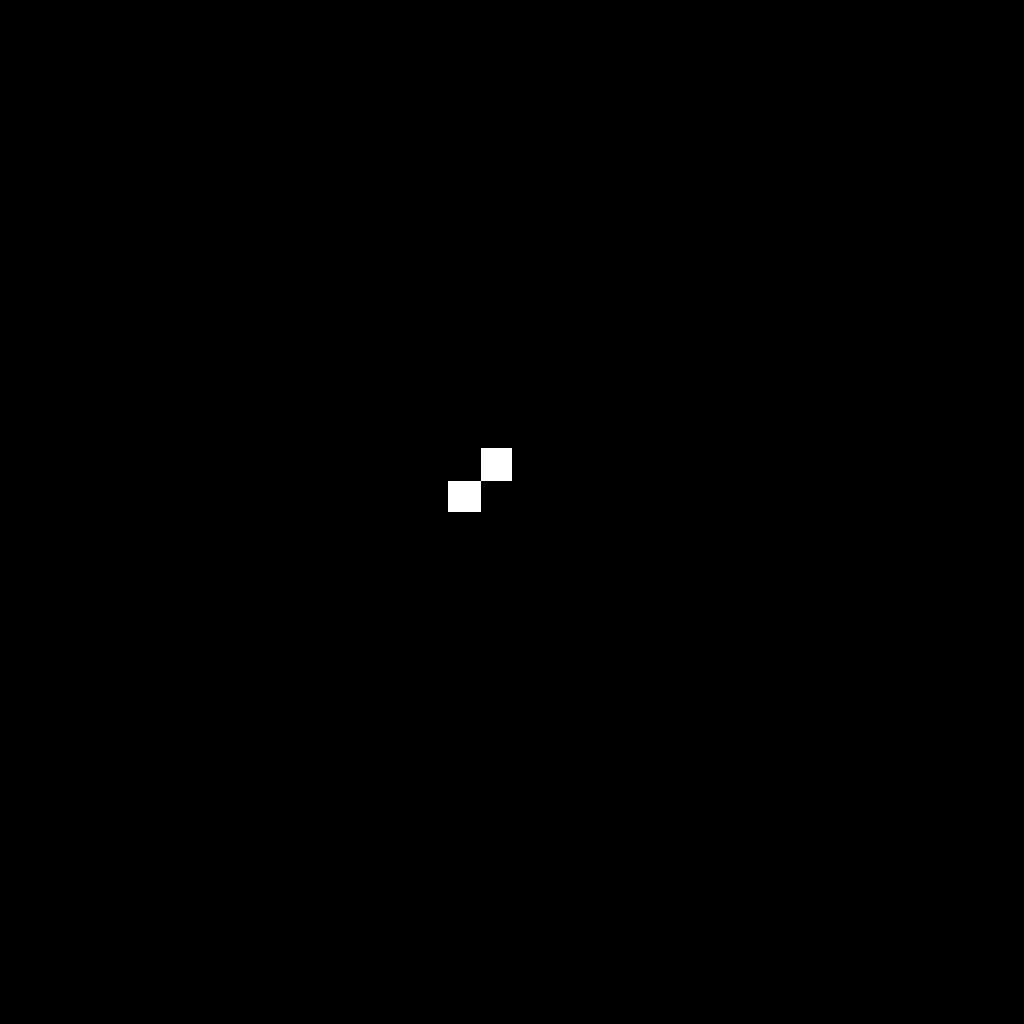

This game map was drawn from its Tiled (.tmx) file and the tilesets committed beside it. A one-line description and the full map source follow:
An orthogonal 16x16 tile map with 64x64 px tiles, 1 tile layer (Tile Layer 1).

<map version="1.5" tiledversion="1.7.2" orientation="orthogonal" renderorder="right-down" width="16" height="16" tilewidth="64" tileheight="64" infinite="0" nextlayerid="2" nextobjectid="1">
 <tileset firstgid="1" source="Walls.tsx" />
 <layer id="1" name="Tile Layer 1" width="16" height="16">
  <data encoding="csv">
0,0,0,0,0,0,0,0,0,0,0,0,0,0,0,0,
0,0,0,0,0,0,0,0,0,0,0,0,0,0,0,0,
0,0,0,0,0,0,0,0,0,0,0,0,0,0,0,0,
0,0,0,0,0,0,0,0,0,0,0,0,0,0,0,0,
0,0,0,0,0,0,0,0,0,0,0,0,0,0,0,0,
0,0,0,0,0,0,0,0,0,0,0,0,0,0,0,0,
0,0,0,0,0,0,0,0,0,0,0,0,0,0,0,0,
0,0,0,0,0,0,0,3,0,0,0,0,0,0,0,0,
0,0,0,0,0,0,0,0,0,0,0,0,0,0,0,0,
0,0,0,0,0,0,0,0,0,0,0,0,0,0,0,0,
0,0,0,0,0,0,0,0,0,0,0,0,0,0,0,0,
0,0,0,0,0,0,0,0,0,0,0,0,0,0,0,0,
0,0,0,0,0,0,0,0,0,0,0,0,0,0,0,0,
0,0,0,0,0,0,0,0,0,0,0,0,0,0,0,0,
0,0,0,0,0,0,0,0,0,0,0,0,0,0,0,0,
0,0,0,0,0,0,0,0,0,0,0,0,0,0,0,0
</data>
 </layer>
</map>
